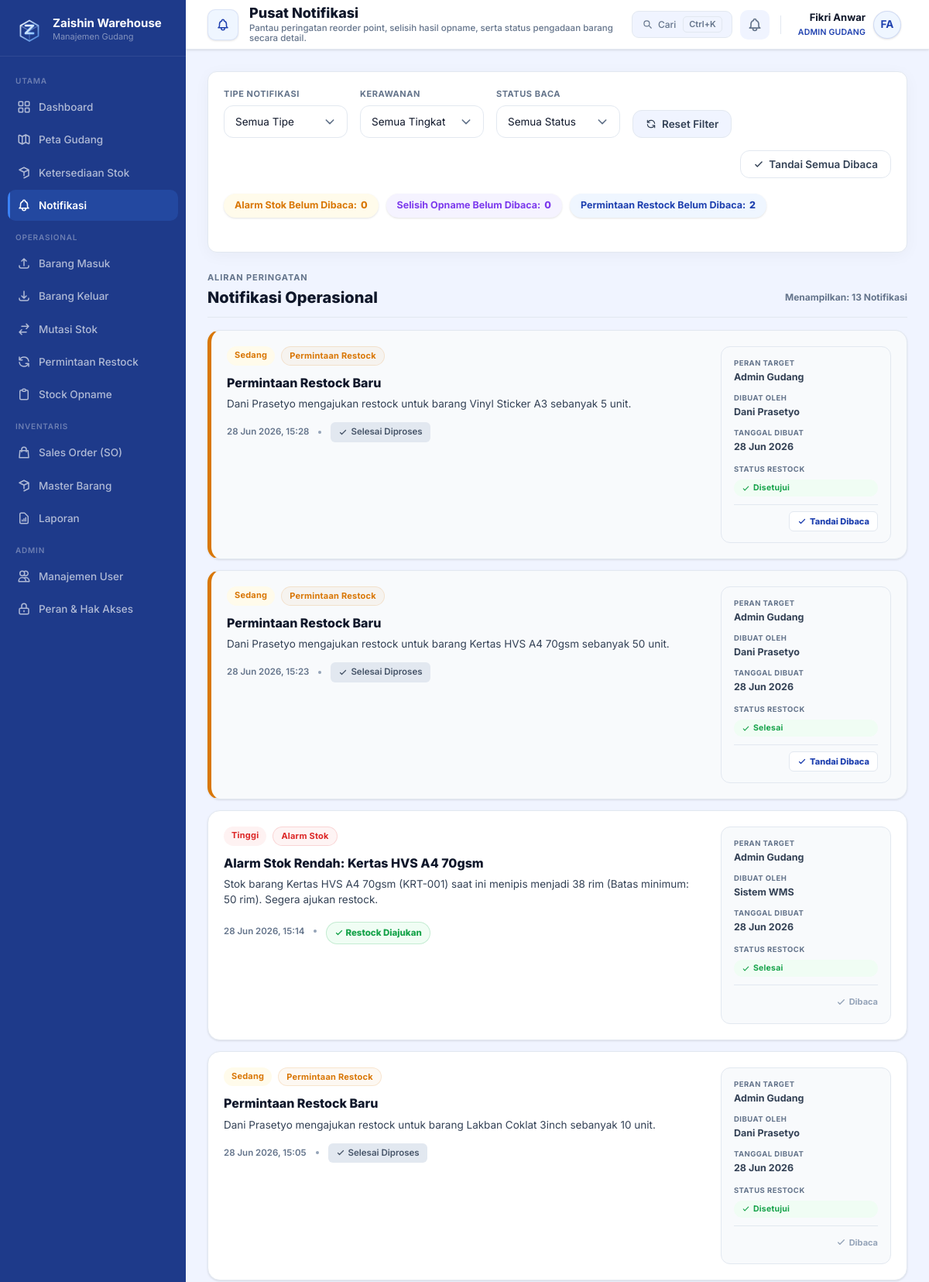
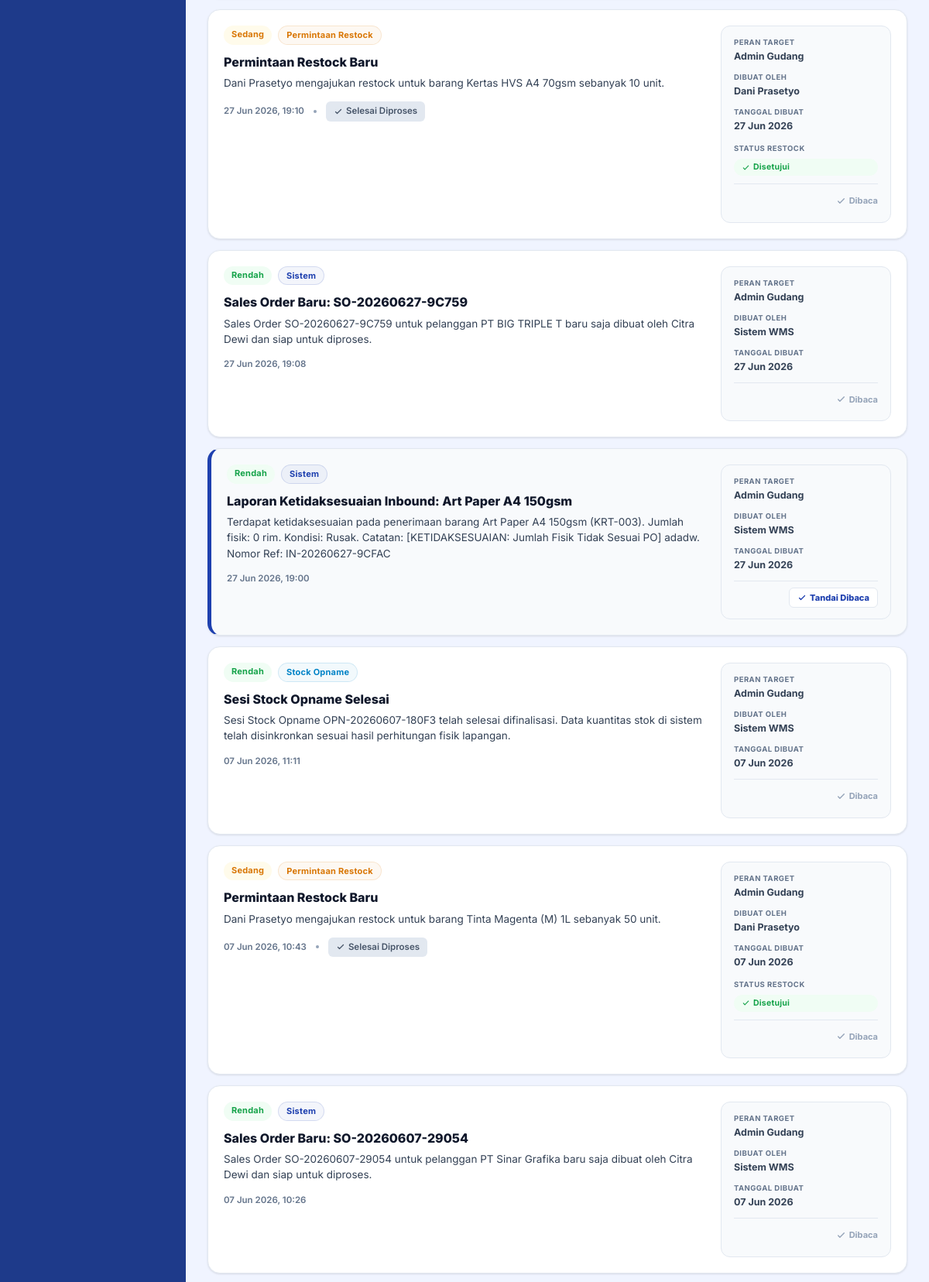
Page /index.php?page=notifications (signed in, upper part) on the committed database (2 pictures, top to bottom).
### tables this page shows
CREATE TABLE `notifications` (
  `id` int(11) NOT NULL,
  `user_id` int(11) DEFAULT NULL,
  `role` varchar(50) DEFAULT NULL,
  `type` varchar(50) NOT NULL,
  `title` varchar(150) NOT NULL,
  `message` text NOT NULL,
  `related_id` int(11) DEFAULT NULL,
  `is_read` tinyint(1) DEFAULT 0,
  `created_at` timestamp NOT NULL DEFAULT current_timestamp()
);

### src/Views/notifications/index.php (the view, shortened to what the rows shown need)
<?php
function getNotifMetadata(string $type, string $message): array {
    $severity = 'info';
    $severityLabel = 'Info';
    $severityBg = '#f1f5f9';
    $severityColor = 'var(--text-muted)';
    $typeLabel = 'Sistem';
    $typeBorder = 'rgba(30, 64, 175, 0.15)';
    $typeBg = 'rgba(30, 64, 175, 0.05)';
    $typeColor = 'var(--primary)';
    $typeGlow = 'rgba(30, 64, 175, 0.12)';
    if ($type === 'low_stock') {
        $typeLabel = 'Alarm Stok';
        $typeBorder = 'rgba(220, 38, 38, 0.15)';
        $typeBg = 'rgba(220, 38, 38, 0.05)';
        $typeColor = 'var(--danger)';
        $typeGlow = 'rgba(220, 38, 38, 0.15)';
    } elseif (strpos($type, 'restock') !== false) {
        $typeLabel = 'Permintaan Restock';
        $typeBorder = 'rgba(217, 119, 6, 0.15)';
        $typeBg = 'rgba(217, 119, 6, 0.05)';
        $typeColor = 'var(--warning)';
        $typeGlow = 'rgba(217, 119, 6, 0.15)';
    } elseif (strpos($type, 'opname') !== false) {
        $typeLabel = 'Stock Opname';
        $typeBorder = 'rgba(2, 132, 199, 0.15)';
        $typeBg = 'rgba(2, 132, 199, 0.05)';
        $typeColor = '#0284c7';
        $typeGlow = 'rgba(2, 132, 199, 0.15)';
    }
    if ($type === 'low_stock' && (strpos($message, 'bersisa 0') !== false || strpos($message, 'menipis menjadi 0') !== false || strpos($message, 'KOSONG') !== false)) {
        $severity = 'high';
        $severityLabel = 'Tinggi';
        $severityBg = 'var(--danger-soft)';
        $severityColor = 'var(--danger)';
    } elseif ($type === 'low_stock' || $type === 'restock_rejected') {
        $severity = 'high';
        $severityLabel = 'Tinggi';
        $severityBg = 'var(--danger-soft)';
        $severityColor = 'var(--danger)';
    } elseif ($type === 'restock_submitted' || $type === 'opname_initiated') {
        $severity = 'medium';
        $severityLabel = 'Sedang';
        $severityBg = 'var(--warning-soft)';
        $severityColor = 'var(--warning)';
    } else {
        $severity = 'info';
        $severityLabel = 'Rendah';
        $severityBg = 'var(--success-soft)';
        $severityColor = 'var(--success)';
    }
    return [
        'severity' => $severity,
        'severity_label' => $severityLabel,
        'severity_bg' => $severityBg,
        'severity_color' => $severityColor,
        'type_label' => $typeLabel,
        'type_border' => $typeBorder,
        'type_bg' => $typeBg,
        'type_color' => $typeColor,
        'type_glow' => $typeGlow
    ];
}
?>
<div class="alert-feed-title-area">
  <div class="d-flex justify-between align-center flex-wrap gap-8">
    <h2 class="feed-main-title">Notifikasi Operasional</h2>
  </div>
</div>
<div class="notif-card-container" id="notif-feed-list">
  <?php if (empty($notifications)): ?>
    <div class="card notif-empty-card" id="feed-empty-placeholder">
      <svg fill="none" stroke="currentColor" viewBox="0 0 24 24" class="icon-56-center-mb-16"><path stroke-linecap="round" stroke-linejoin="round" stroke-width="1.5" d="M15 17h5l-1.405-1.405A2.032 2.032 0 0118 14.158V11a6.002 6.002 0 00-4-5.659V5a2 2 0 10-4 0v.341C7.67 6.165 6 8.388 6 11v3.159c0 .538-.214 1.055-.595 1.436L4 17h5m6 0v1a3 3 0 11-6 0v-1m6 0H9"/></svg>
      <div class="card-title-fs-16 text-main">Tidak Ada Notifikasi Terkini</div>
      <p class="fs-13 text-muted mt-6">Seluruh log aktivitas operational pergudangan aman.</p>
    </div>
  <?php else: ?>
    <?php
    $index = 0;
    foreach ($notifications as $n):
      $meta = getNotifMetadata($n['type'], $n['message']);
      $unreadClass = $n['is_read'] ? '' : 'unread';
      $timeStr = date('d M Y, H:i', strtotime($n['created_at']));
      $delayMs = $index * 40;
      $index++;
      $createdBy = 'Sistem WMS';
      if ($n['type'] === 'restock_submitted') {
          $createdBy = 'Dani Prasetyo';
      } elseif (strpos($n['type'], 'approved') !== false || strpos($n['type'], 'rejected') !== false) {
          $createdBy = 'Admin Gudang';
      }
      $targetRole = 'Semua Staf';
      if ($n['role'] === 'admin_gudang') {
          $targetRole = 'Admin Gudang';
      } elseif ($n['role'] === 'petugas_gudang') {
          $targetRole = 'Petugas Gudang';
      } elseif ($n['role'] === 'divisi_pembelian') {
          $targetRole = 'Divisi Pembelian';
      } elseif ($n['role'] === 'manajemen') {
          $targetRole = 'Manajemen';
      }
    ?>
      <div class="notif-feed-card <?= $unreadClass ?>"
           data-id="<?= $n['id'] ?>"
           data-read="<?= $n['is_read'] ? 'true' : 'false' ?>"
           data-type="<?= htmlspecialchars($n['type']) ?>"
           data-severity="<?= $meta['severity'] ?>"
           style="--notif-accent-color: <?= $meta['type_color'] ?>; --notif-accent-glow: <?= $meta['type_glow'] ?>; animation-delay: <?= $delayMs ?>ms;">
        <div class="notif-left-pane">
          <div class="notif-badge-row">
            <span class="pill-badge severity" style="--sev-bg: <?= $meta['severity_bg'] ?>; --sev-color: <?= $meta['severity_color'] ?>;"><?= $meta['severity_label'] ?></span>
            <span class="pill-badge type" style="--type-border: <?= $meta['type_border'] ?>; --type-bg: <?= $meta['type_bg'] ?>; --type-color: <?= $meta['type_color'] ?>;"><?= $meta['type_label'] ?></span>
          </div>
          <h3 class="notif-feed-title"><?= htmlspecialchars($n['title']) ?></h3>
          <p class="notif-feed-desc"><?= htmlspecialchars($n['message']) ?></p>
          <div class="notif-feed-footer">
            <span class="text-muted fs-11-5"><?= $timeStr ?></span>
            <?php if ($n['type'] === 'low_stock' && hasPermission('restock.create')): ?>
              <span class="notif-feed-footer-dot"></span>
              <?php
                $itemId = (int)$n['related_id'];
                $requests = $restockRequestsByItemId[$itemId] ?? [];
                $latestStatus = null;
                $notifTime = strtotime($n['created_at']);
                foreach ($requests as $req) {
                    $reqTime = strtotime($req['created_at']);
                    if ($reqTime >= $notifTime - 5) {
                        $latestStatus = $req['status'];
                        break;
                    }
                }
              ?>
              <?php if (in_array($latestStatus, ['pending', 'approved', 'completed'], true)): ?>
                <span class="notif-success-badge">
                  <svg fill="none" stroke="currentColor" viewBox="0 0 24 24" class="icon-12"><path stroke-linecap="round" stroke-linejoin="round" stroke-width="2.5" d="M5 13l4 4L19 7"/></svg>
                  Restock Diajukan
                </span>
              <?php endif; ?>
            <?php elseif ($n['type'] === 'restock_submitted' && hasPermission('restock.approve')): ?>
              <span class="notif-feed-footer-dot"></span>
              <?php
                $reqStatus = isset($restockStatusByReqId[(int)$n['related_id']]) ? $restockStatusByReqId[(int)$n['related_id']] : 'approved';
              ?>
              <?php if ($reqStatus === 'pending'): ?>
                <a href="index.php?page=restock" class="btn-action-approve">
                  <svg fill="none" stroke="currentColor" viewBox="0 0 24 24" class="icon-13-mr-4"><path stroke-linecap="round" stroke-linejoin="round" stroke-width="2" d="M9 5H7a2 2 0 00-2 2v12a2 2 0 002 2h10a2 2 0 002-2V7a2 2 0 00-2-2h-2M9 5a2 2 0 002 2h2a2 2 0 002-2M9 5a2 2 0 012-2h2a2 2 0 012 2"/></svg>
                  Buka Persetujuan
                </a>
              <?php else: ?>
                <span class="read-status-indicator" style="background: #e2e8f0; color: #475569; font-weight: 600; padding: 4px 10px; border-radius: 6px; font-size: 11.5px; display: inline-flex; align-items: center; gap: 4px;">
                  <svg fill="none" stroke="currentColor" viewBox="0 0 24 24" class="icon-12"><path stroke-linecap="round" stroke-linejoin="round" stroke-width="2.5" d="M5 13l4 4L19 7"/></svg>
                  Selesai Diproses
                </span>
              <?php endif; ?>
            <?php endif; ?>
          </div>
        </div>
        <div class="notif-right-pane">
          <div class="meta-row">
            <span class="meta-title">Peran Target</span>
            <span class="meta-value"><?= $targetRole ?></span>
          </div>
          <div class="meta-row">
            <span class="meta-title">Dibuat Oleh</span>
            <span class="meta-value"><?= htmlspecialchars($createdBy) ?></span>
          </div>
          <div class="meta-row">
            <span class="meta-title">Tanggal Dibuat</span>
            <span class="meta-value"><?= date('d M Y', strtotime($n['created_at'])) ?></span>
          </div>
          <?php
            $rstStatus = null;
            if ($n['type'] === 'low_stock' && !empty($n['related_id'])) {
                $itemId = (int)$n['related_id'];
                $requests = $restockRequestsByItemId[$itemId] ?? [];
                $notifTime = strtotime($n['created_at']);
                foreach ($requests as $req) {
                    $reqTime = strtotime($req['created_at']);
                    if ($reqTime >= $notifTime - 5) {
                        $rstStatus = $req['status'];
                        break;
                    }
                }
            } elseif ($n['type'] === 'restock_submitted' && !empty($n['related_id'])) {
                $rstStatus = isset($restockStatusByReqId[(int)$n['related_id']]) ? $restockStatusByReqId[(int)$n['related_id']] : 'approved';
            }
            if ($rstStatus !== null) {
                if ($rstStatus === 'pending') {
                    $rstLabel = 'Menunggu';
                    $rstBg = 'var(--warning-soft)';
                    $rstColor = 'var(--warning)';
                    $rstIcon = '<path stroke-linecap="round" stroke-linejoin="round" stroke-width="2" d="M12 8v4l3 3m6-3a9 9 0 11-18 0 9 9 0 0118 0z"/>';
                } elseif ($rstStatus === 'approved') {
                    $rstLabel = 'Disetujui';
                    $rstBg = 'var(--success-soft)';
                    $rstColor = 'var(--success)';
                    $rstIcon = '<path stroke-linecap="round" stroke-linejoin="round" stroke-width="2.5" d="M5 13l4 4L19 7"/>';
                } elseif ($rstStatus === 'completed') {
                    $rstLabel = 'Selesai';
                    $rstBg = 'var(--success-soft)';
                    $rstColor = 'var(--success)';
                    $rstIcon = '<path stroke-linecap="round" stroke-linejoin="round" stroke-width="2.5" d="M5 13l4 4L19 7"/>';
                } elseif ($rstStatus === 'rejected') {
                    $rstLabel = 'Ditolak';
                    $rstBg = 'var(--danger-soft)';
                    $rstColor = 'var(--danger)';
                    $rstIcon = '<path stroke-linecap="round" stroke-linejoin="round" stroke-width="2" d="M6 18L18 6M6 6l12 12"/>';
                } else {
                    $rstLabel = ucfirst($rstStatus);
                    $rstBg = '#f1f5f9';
                    $rstColor = 'var(--text-muted)';
                    $rstIcon = '';
                }
                echo "<div class='meta-row mt-2'>";
                echo "<span class='meta-title'>Status Restock</span>";
                echo "<span class='restock-status-badge' style='background:{$rstBg}; color:{$rstColor};'>";
                echo "<svg fill='none' stroke='currentColor' viewBox='0 0 24 24' class='icon-11'>{$rstIcon}</svg>";
                echo htmlspecialchars($rstLabel);
                echo "</span>";
                echo "</div>";
            }
          ?>
          <div class="notif-feed-actions">
            <?php if (!$n['is_read']): ?>
              <button onclick="markSingleFeedAsRead(<?= $n['id'] ?>, this)" class="unread-action-btn-pill">
                <svg fill="none" stroke="currentColor" viewBox="0 0 24 24" class="icon-12"><path stroke-linecap="round" stroke-linejoin="round" stroke-width="2.5" d="M5 13l4 4L19 7"/></svg>
                Tandai Dibaca
              </button>
            <?php else: ?>
              <span class="read-status-indicator">
                <svg fill="none" stroke="currentColor" viewBox="0 0 24 24" class="icon-13"><path stroke-linecap="round" stroke-linejoin="round" stroke-width="2.5" d="M5 13l4 4L19 7"/></svg>
                Dibaca
              </span>
            <?php endif; ?>
          </div>
        </div>
      </div>
    <?php endforeach; ?>
  <?php endif; ?>
</div>

### rows in the picture
notifications: type+message "Sedang", type+message "Permintaan Restock", title "Permintaan Restock Baru", message "Dani Prasetyo mengajukan restock untuk barang Vinyl Sticker A3 sebanyak 5 unit.", created_at "28 Jun 2026, 15:28", shows "Selesai Diproses", role "Admin Gudang", type "Dani Prasetyo", created_at "28 Jun 2026", related "Disetujui"
notifications: type+message "Sedang", type+message "Permintaan Restock", title "Permintaan Restock Baru", message "Dani Prasetyo mengajukan restock untuk barang Kertas HVS A4 70gsm sebanyak 50 unit.", created_at "28 Jun 2026, 15:23", shows "Selesai Diproses", role "Admin Gudang", type "Dani Prasetyo", created_at "28 Jun 2026", related "Selesai"
notifications: type+message "Tinggi", type+message "Alarm Stok", title "Alarm Stok Rendah: Kertas HVS A4 70gsm", message "Stok barang Kertas HVS A4 70gsm (KRT-001) saat ini menipis menjadi 38 rim (Batas minimum: 50 rim). Segera ajukan restock.", created_at "28 Jun 2026, 15:14", shows "Restock Diajukan", role "Admin Gudang", createdBy "Sistem WMS", created_at "28 Jun 2026", rstLabel "Selesai", is_read 1 (drawn)
notifications: type+message "Sedang", type+message "Permintaan Restock", title "Permintaan Restock Baru", message "Dani Prasetyo mengajukan restock untuk barang Lakban Coklat 3inch sebanyak 10 unit.", created_at "28 Jun 2026, 15:05", shows "Selesai Diproses", role "Admin Gudang", type "Dani Prasetyo", created_at "28 Jun 2026", related "Disetujui", is_read 1 (drawn)
notifications: type+message "Sedang", type+message "Permintaan Restock", title "Permintaan Restock Baru", message "Dani Prasetyo mengajukan restock untuk barang Kertas HVS A4 70gsm sebanyak 10 unit.", created_at "27 Jun 2026, 19:10", shows "Selesai Diproses", role "Admin Gudang", type "Dani Prasetyo", created_at "27 Jun 2026", related "Disetujui", is_read 1 (drawn)
notifications: type+message "Rendah", type+message "Sistem", title "Sales Order Baru: SO-20260627-9C759", message "Sales Order SO-20260627-9C759 untuk pelanggan PT BIG TRIPLE T baru saja dibuat oleh Citra Dewi dan siap untuk diproses.", created_at "27 Jun 2026, 19:08", role "Admin Gudang", createdBy "Sistem WMS", created_at "27 Jun 2026", is_read 1 (drawn)
notifications: type+message "Rendah", type+message "Sistem", title "Laporan Ketidaksesuaian Inbound: Art Paper A4 150gsm", message "Terdapat ketidaksesuaian pada penerimaan barang Art Paper A4 150gsm (KRT-003). Jumlah fisik: 0 rim. Kondisi: Rusak. Catatan: [KETIDAKSESUAIAN: Jumlah Fisik Tidak Sesuai PO] adadw. Nomor Ref: IN-20260627-9CFAC", created_at "27 Jun 2026, 19:00", role "Admin Gudang", createdBy "Sistem WMS", created_at "27 Jun 2026"
notifications: type+message "Rendah", type+message "Stock Opname", title "Sesi Stock Opname Selesai", message "Sesi Stock Opname OPN-20260607-180F3 telah selesai difinalisasi. Data kuantitas stok di sistem telah disinkronkan sesuai hasil perhitungan fisik lapangan.", created_at "07 Jun 2026, 11:11", role "Admin Gudang", createdBy "Sistem WMS", created_at "07 Jun 2026", is_read 1 (drawn)
notifications: type+message "Sedang", type+message "Permintaan Restock", title "Permintaan Restock Baru", message "Dani Prasetyo mengajukan restock untuk barang Tinta Magenta (M) 1L sebanyak 50 unit.", created_at "07 Jun 2026, 10:43", shows "Selesai Diproses", role "Admin Gudang", type "Dani Prasetyo", created_at "07 Jun 2026", related "Disetujui", is_read 1 (drawn)
notifications: type+message "Rendah", type+message "Sistem", title "Sales Order Baru: SO-20260607-29054", message "Sales Order SO-20260607-29054 untuk pelanggan PT Sinar Grafika baru saja dibuat oleh Citra Dewi dan siap untuk diproses.", created_at "07 Jun 2026, 10:26", role "Admin Gudang", createdBy "Sistem WMS", created_at "07 Jun 2026", is_read 1 (drawn)

### other values in the picture
$pageTitle "Pusat Notifikasi"
$pageSubtitle "Pantau peringatan reorder point, selisih hasil opname, serta status pengadaan barang secara detail."
$_SESSION['user_name'] "Fikri Anwar"
roleLabel($_SESSION['user_role'] ?? '') "ADMIN GUDANG"
$_SESSION['user_avatar'] "FA"
$unreadReorder "0"
$unreadOpname "0"
$unreadRestock "2"
count($notifications) "13"
